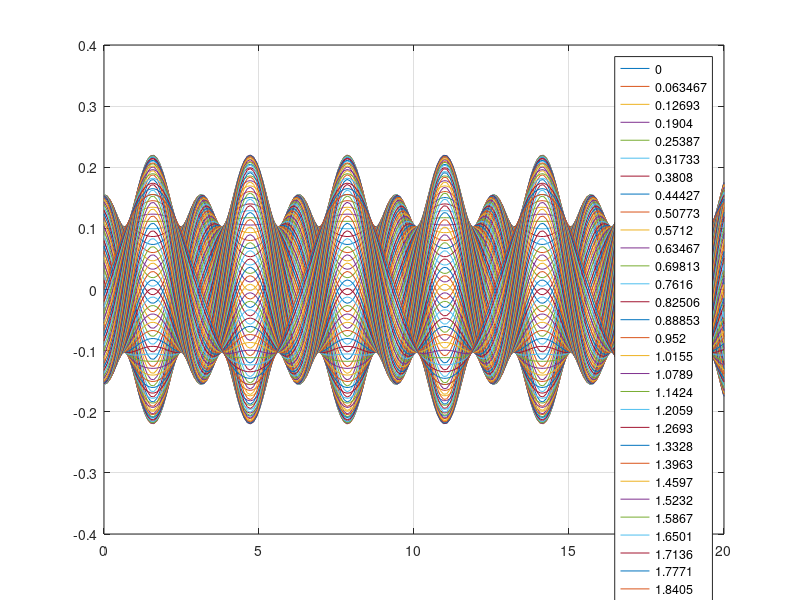

This figure's MATLAB source:
at = pi/16;
theta = pi/4;

x = linspace(0,20,200);
ntheta = 100;
theta = linspace(0,2*pi, ntheta);
A = 0.22/sqrt(2);

% cos(theta)*sin(x) + sin(theta)*cos(2*x);
% sin(x) + cos(2*x);

lgnd_ary = [];
max_ary = [];

figure,
for i = 1:ntheta
    plot(x, A*cos(theta(i))*sin(x) + A*sin(theta(i))*cos(2*x)); hold on;
    grid on;
    lgnd_ary = [lgnd_ary, {num2str(theta(i))}];
    fprintf("at theta %s, maximum value is %s\n",theta(i), max(A*cos(theta(i))*sin(x) + A*sin(theta(i))*cos(2*x)));
    max_ary = [max_ary max(A*cos(theta(i))*sin(x) + A*sin(theta(i))*cos(2*x))];
end
legend(lgnd_ary);

[max_value, max_index] = max(max_ary);
fprintf("total maximum is %s at theta %s\n", max_value, theta(max_index));

% max value -> sqrt(2)